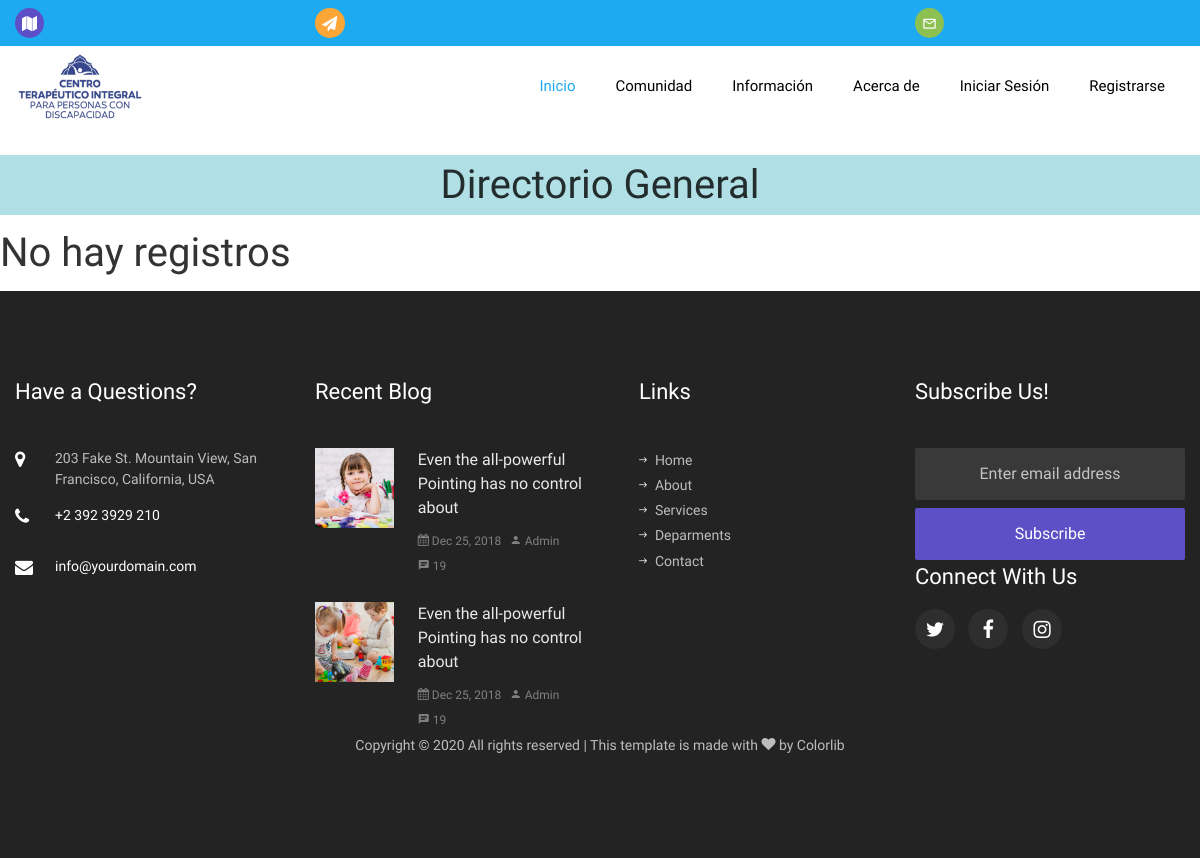
/directory.html, run on an earlier commit of the app's database.
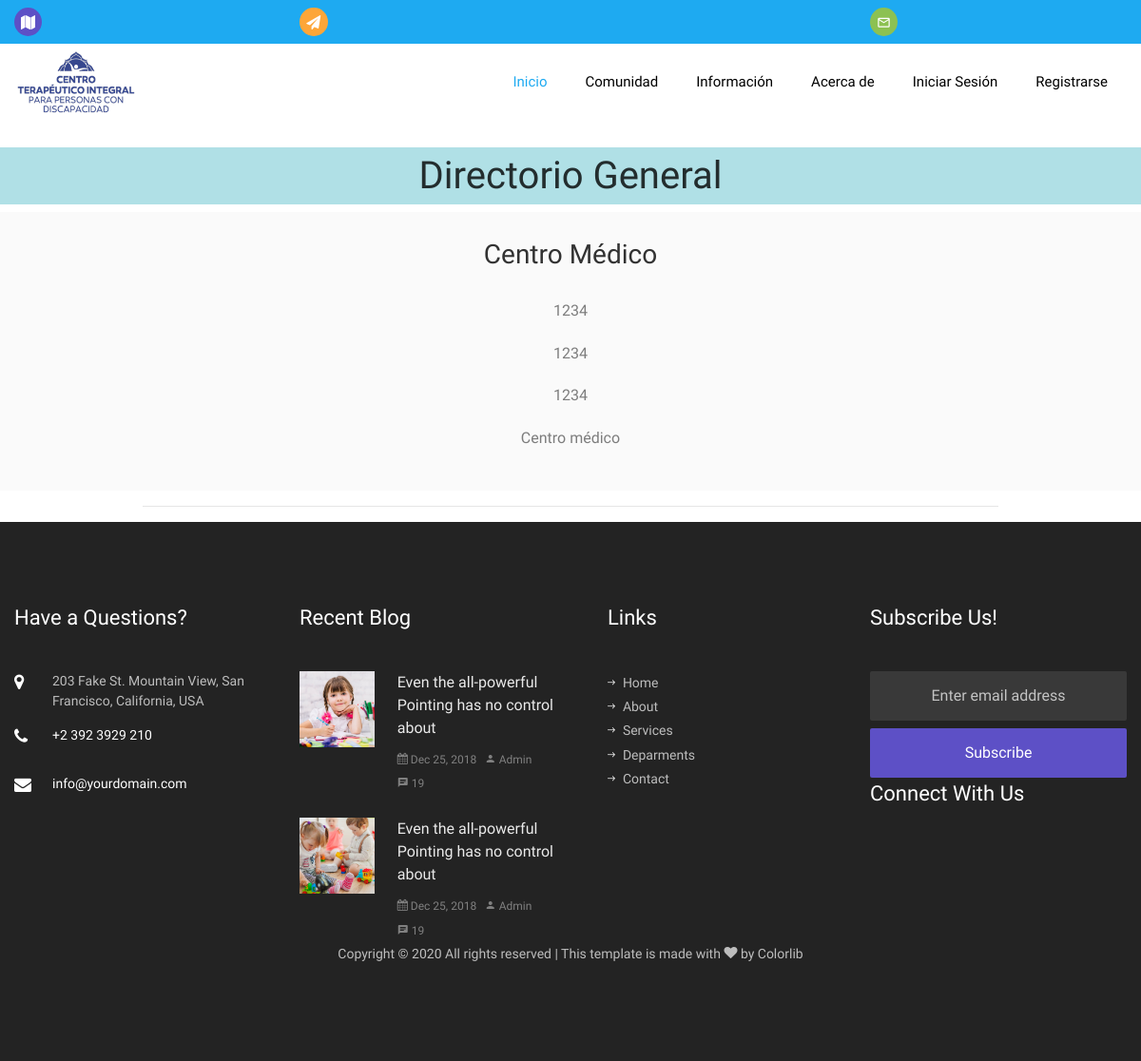
And on a later commit of the database.
### website/models.py (models this page shows)
class Directory(models.Model):
    name = models.CharField(max_length=100)
    direction = models.ForeignKey('Direction', on_delete=models.DO_NOTHING, null=True)
    description = models.CharField(max_length=1500)

class Direction(models.Model):
    main_street = models.CharField(max_length=250)
    secondary_street = models.CharField(max_length=250, null=True)
    house_number = models.CharField(max_length=5, null=True)
    reference = models.TextField()

### website/views.py (the view)
# urls.py: path('directory.html', views.directory_list),
def directory_list(request):
    lugar = Directory.objects.all()
    contexto = {'directorios': lugar}
    return render(request, 'directory.html', contexto)

### templates/directory.html (shortened to what this page needs)
<!DOCTYPE html>
<html lang="en">
<head>
    {% include 'includes/head.html'%} {% block head %} {% endblock %}
</head>
<body>
    {% include 'includes/header.html'%} {% block header %} {% endblock %} {% include 'includes/navbar.html'%} {% block navbar %} {% endblock %}
     <br>
    <section>
        <div class="text-center">
            <h1 style="background-color:powderblue">Directorio General</h1>
        </div>
        <div>
            {% if directorios %}
            {% for lugar in directorios %}
            <div class="panel-column panel-bottom-1 panel-column-first grid grid-15">
                    <div class="bg-light align-self-stretch box p-4 text-center">
                        <h3 class="mb-4">{{ lugar.name }}</h3>
                        <p>{{ lugar.direction.main_street }}</p>
                        <p>{{ lugar.direction.secondary_street }}</p>
                        <p>{{ lugar.direction.house_number }}</p>
                        <p>{{ lugar.description }}</p>
                    </div>
                    <hr style="width:75%;">
          </div>
             {% endfor %}
            {% else %}
            <h1>No hay registros</h1>
            {% endif %}
        </div>
    </section>
    {% include 'includes/footer.html'%} {% block footer %} {% endblock %}
</body>
</html>

What changed in the data, as far as the page shows it:
added Directory: name "Centro Médico", direction.main_street "1234", direction.secondary_street "1234", direction.house_number "1234", description "Centro médico"
Also different on the page:
text no longer shown: "No hay registros"
